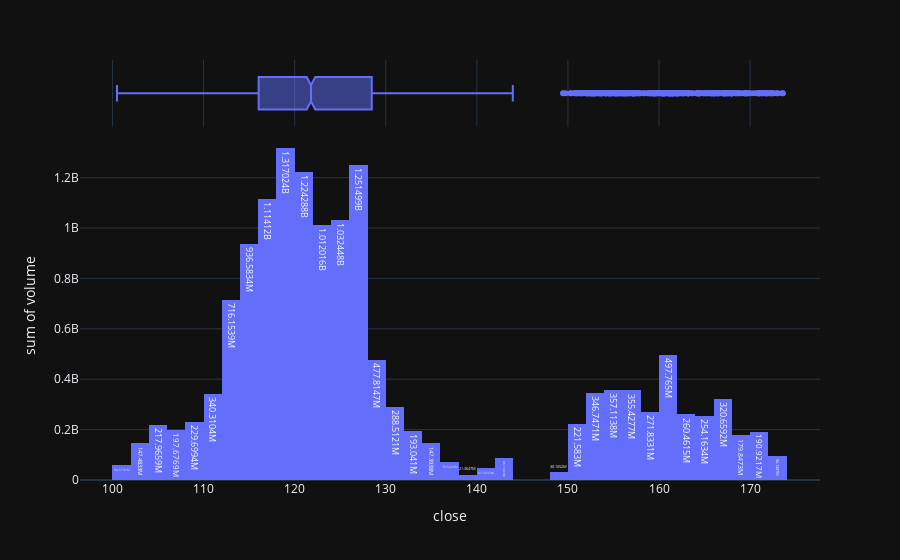

Source (notebook cell):
### Code cell
fig = px.histogram(df, x = "close", y = "volume", marginal = "box", text_auto = True, template = "plotly_dark", hover_data  = df.columns)
fig.show()

### Figure 1 — Plotly figure (JSON) as saved in the notebook; plotly's stock layout.template omitted (floating-point values rounded to 4 significant figures; data arrays with more than 128 entries replaced by an {"elided": "..."} marker saying what was removed)
{"data": [{"alignmentgroup": "True", "bingroup": "x", "histfunc": "sum", "hovertemplate": "close=%{x}<br>sum of volume=%{y}<extra></extra>", "legendgroup": "", "marker": {"color": "#636efa", "pattern": {"shape": ""}}, "name": "", "offsetgroup": "", "orientation": "v", "showlegend": false, "texttemplate": "%{value}", "type": "histogram", "x": {"elided": "1718 float values"}, "xaxis": "x", "y": {"elided": "1718 int values"}, "yaxis": "y"}, {"alignmentgroup": "True", "customdata": {"elided": "1718x79 mixed values"}, "hovertemplate": "close=%{x}<br>date=%{customdata[0]}<br>open=%{customdata[1]}<br>high=%{customdata[2]}<br>low=%{customdata[3]}<br>Adj Close=%{customdata[4]}<br>SP_open=%{customdata[5]}<br>SP_high=%{customdata[6]}<br>SP_low=%{customdata[7]}<br>SP_close=%{customdata[8]}<br>SP_Ajclose=%{customdata[9]}<br>SP_volume=%{customdata[10]}<br>DJ_open=%{customdata[11]}<br>DJ_high=%{customdata[12]}<br>DJ_low=%{customdata[13]}<br>DJ_close=%{customdata[14]}<br>DJ_Ajclose=%{customdata[15]}<br>DJ_volume=%{customdata[16]}<br>EG_open=%{customdata[17]}<br>EG_high=%{customdata[18]}<br>EG_low=%{customdata[19]}<br>EG_close=%{customdata[20]}<br>EG_Ajclose=%{customdata[21]}<br>EG_volume=%{customdata[22]}<br>EU_Price=%{customdata[23]}<br>EU_open=%{customdata[24]}<br>EU_high=%{customdata[25]}<br>EU_low=%{customdata[26]}<br>EU_Trend=%{customdata[27]}<br>OF_Price=%{customdata[28]}<br>OF_Open=%{customdata[29]}<br>OF_High=%{customdata[30]}<br>OF_Low=%{customdata[31]}<br>OF_Volume=%{customdata[32]}<br>OF_Trend=%{customdata[33]}<br>OS_Price=%{customdata[34]}<br>OS_Open=%{customdata[35]}<br>OS_High=%{customdata[36]}<br>OS_Low=%{customdata[37]}<br>OS_Trend=%{customdata[38]}<br>SF_Price=%{customdata[39]}<br>SF_Open=%{customdata[40]}<br>SF_High=%{customdata[41]}<br>SF_Low=%{customdata[42]}<br>SF_Volume=%{customdata[43]}<br>SF_Trend=%{customdata[44]}<br>USB_Price=%{customdata[45]}<br>USB_Open=%{customdata[46]}<br>USB_High=%{customdata[47]}<br>USB_Low=%{customdata[48]}<br>USB_Trend=%{customdata[49]}<br>PLT_Price=%{customdata[50]}<br>PLT_Open=%{customdata[51]}<br>PLT_High=%{customdata[52]}<br>PLT_Low=%{customdata[53]}<br>PLT_Trend=%{customdata[54]}<br>PLD_Price=%{customdata[55]}<br>PLD_Open=%{customdata[56]}<br>PLD_High=%{customdata[57]}<br>PLD_Low=%{customdata[58]}<br>PLD_Trend=%{customdata[59]}<br>RHO_PRICE=%{customdata[60]}<br>USDI_Price=%{customdata[61]}<br>USDI_Open=%{customdata[62]}<br>USDI_High=%{customdata[63]}<br>USDI_Low=%{customdata[64]}<br>USDI_Volume=%{customdata[65]}<br>USDI_Trend=%{customdata[66]}<br>GDX_Open=%{customdata[67]}<br>GDX_High=%{customdata[68]}<br>GDX_Low=%{customdata[69]}<br>GDX_Close=%{customdata[70]}<br>GDX_Adj Close=%{customdata[71]}<br>GDX_Volume=%{customdata[72]}<br>USO_Open=%{customdata[73]}<br>USO_High=%{customdata[74]}<br>USO_Low=%{customdata[75]}<br>USO_Close=%{customdata[76]}<br>USO_Adj Close=%{customdata[77]}<br>USO_Volume=%{customdata[78]}<extra></extra>", "legendgroup": "", "marker": {"color": "#636efa"}, "name": "", "notched": true, "offsetgroup": "", "showlegend": false, "type": "box", "x": {"elided": "1718 float values"}, "xaxis": "x2", "yaxis": "y2"}], "layout": {"barmode": "relative", "legend": {"tracegroupgap": 0}, "margin": {"t": 60}, "xaxis": {"anchor": "y", "domain": [0, 1], "title": {"text": "close"}}, "xaxis2": {"anchor": "y2", "domain": [0, 1], "matches": "x", "showgrid": true, "showticklabels": false}, "yaxis": {"anchor": "x", "domain": [0, 0.8316], "title": {"text": "sum of volume"}}, "yaxis2": {"anchor": "x2", "domain": [0.8416, 1], "matches": "y2", "showgrid": false, "showline": false, "showticklabels": false, "ticks": ""}}}
